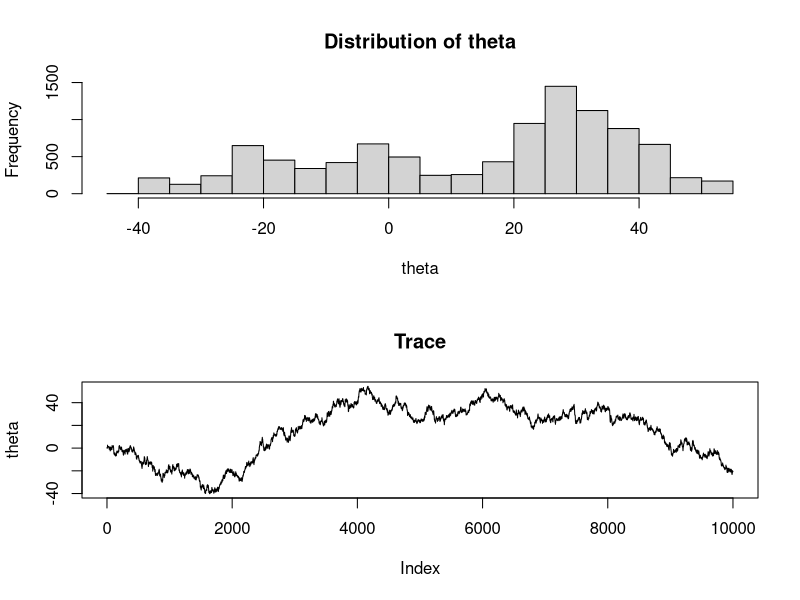

Reproduce this figure in R.

# 0. parameter settings for simulation ------------------------------------
set.seed(1)
n_iteration <- 10000

# 1. Initialization -------------------------------------------------------


theta <- numeric(n_iteration)
theta[1] <- .5 # initialization theta
sigma <- 1 # arbiturary variance
denom <- dnorm(theta[1], 0, sigma)

# 2. Iteration! --------------------------------------------------------------


for (i in 2:n_iteration){
  theta.star <- rnorm(1, theta[i - 1], sigma)
  num <- dnorm(theta[i - 1], theta.star, sigma)
  alpha <- min(c(1, num/denom))
  if (rbinom(1, 1, alpha) == 1){
    theta[i] <- theta.star
    denom <- num
  } else {
    denom <- denom
    theta[i] <- theta[i - 1]
  }
}

# 3. Visualization --------------------------------------------------------


png('mh_result.png', width = 1024, height = 764)
par(mfrow = c(2, 1))
hist(theta, main = "Distribution of theta")
plot(theta, type = "l", main = "Trace")
dev.off()